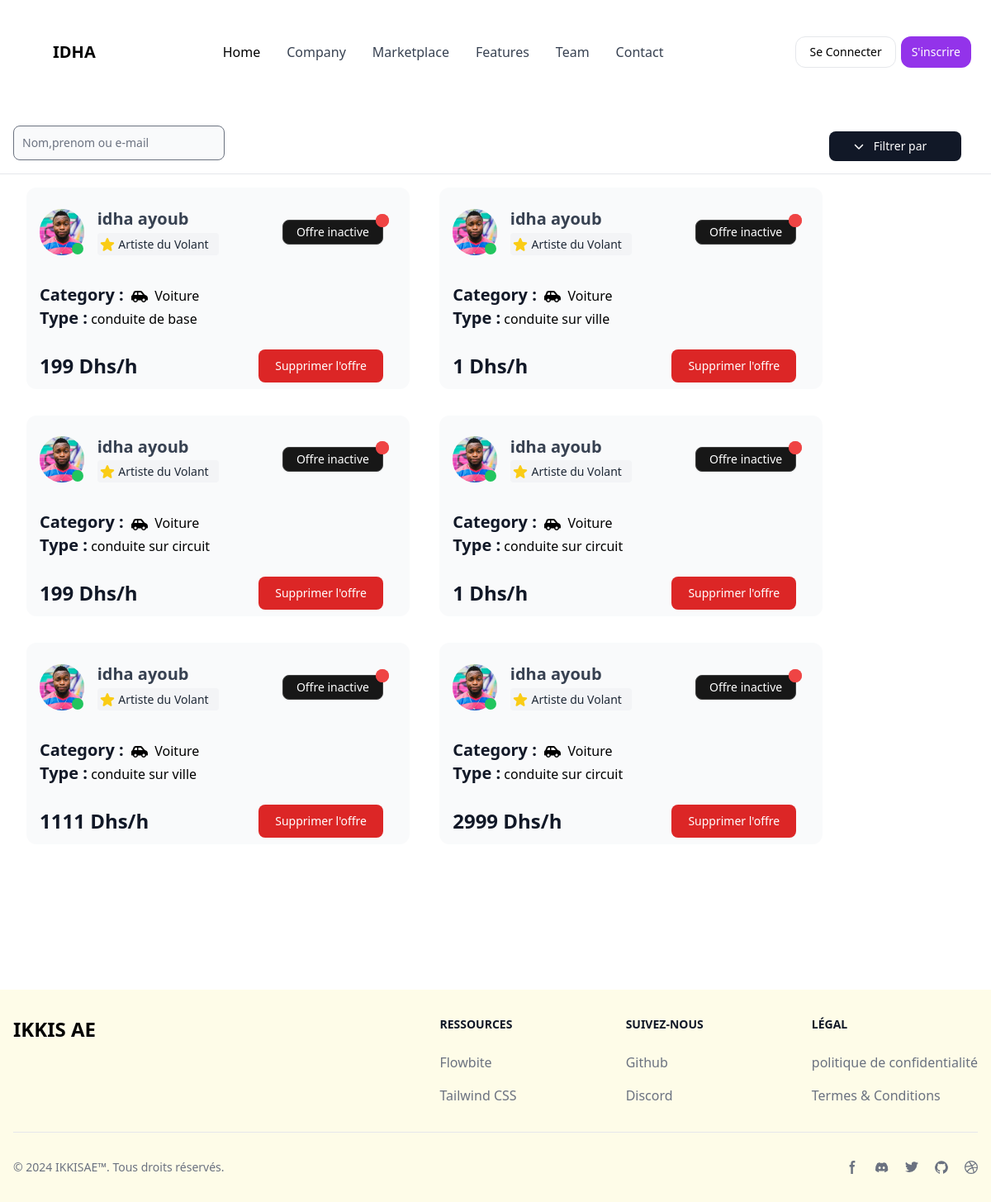
Page /driving_offers on the earlier database version.
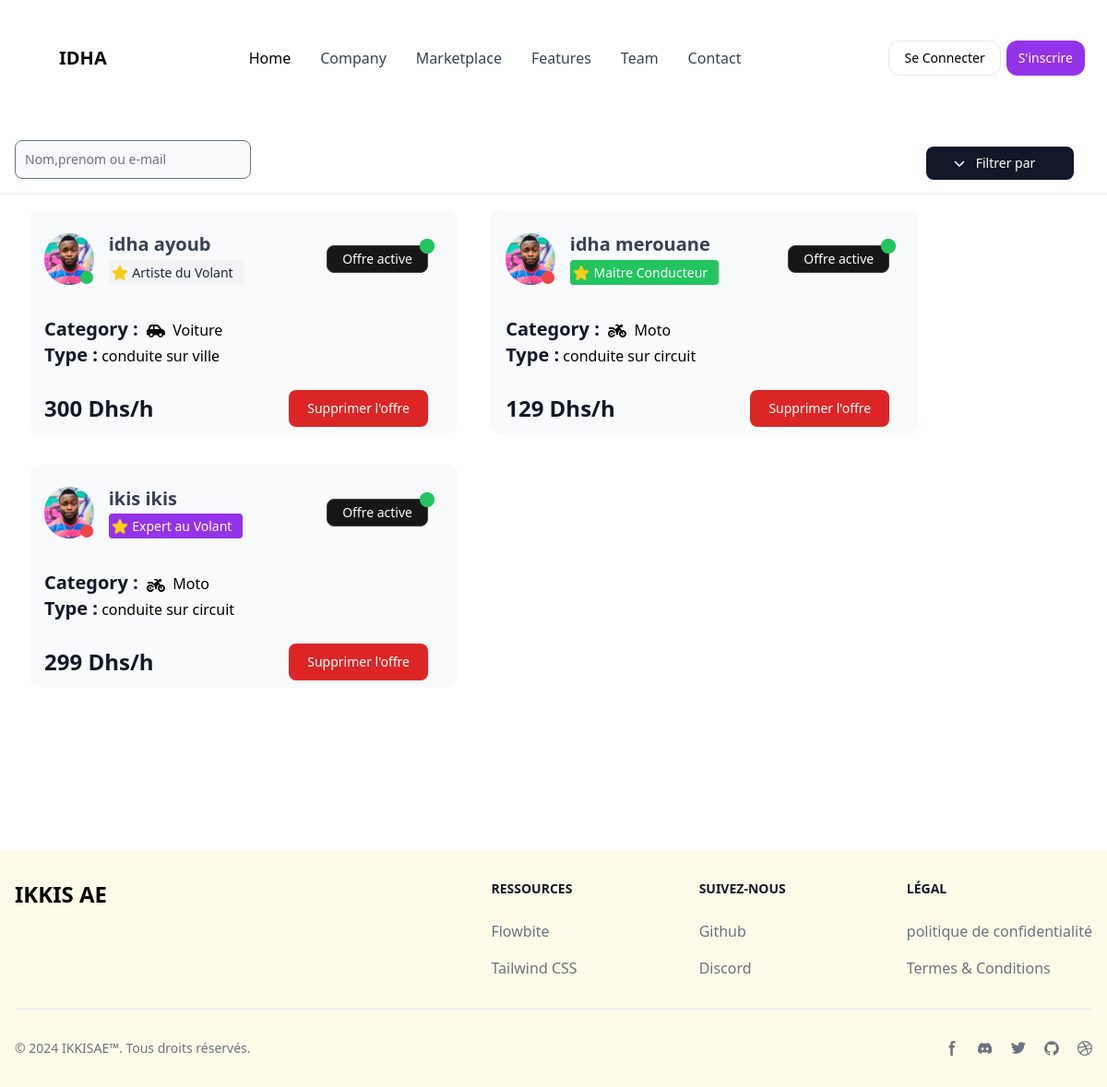
Same page on the later database version.
### app/models.py (models this page shows, shortened)
class Driving_offer(models.Model):
    conduite_de_base='conduite de base'
    conduite_sur_ville='conduite sur ville'
    conduite_sur_circuit='conduite sur circuit'
    driving_offer_CHOICES=[
        (conduite_de_base,'conduite de base'),
        (conduite_sur_ville,'conduite sur ville'),
        (conduite_sur_circuit,'conduite sur circuit'),
    ]
    driver=models.ForeignKey(Driver,on_delete=models.CASCADE,null=True)
    offer_type=models.CharField(max_length=30,choices=driving_offer_CHOICES)
    price_per_hour=models.IntegerField(null=True)
    is_active=models.BooleanField(null=True,default=False)

class Driver(models.Model):
    CAR = 'Voiture'
    MOTO = 'Moto'
    POIDS_LOURD = 'Poids Lourd'
    VEHICLE_CHOICES = [
        (CAR ,'Voiture'),
        (MOTO ,'Moto'),
        (POIDS_LOURD ,'Poids lourd'),
    ]
    Artiste_du_Volant='Artiste du Volant'
    Maitre_Conducteur='Maitre Conducteur'
    Expert_au_Volant='Expert au Volant'
    LEVEL_CHOICES=[
        (Artiste_du_Volant, 'Artiste du Volant'),
        (Maitre_Conducteur, 'Maitre Conducteur'),
        (Expert_au_Volant, 'Expert au Volant'),
    ]
    user=models.OneToOneField(User,on_delete=models.CASCADE,null=True)
    level=models.CharField(max_length=20,choices=LEVEL_CHOICES,null=True)
    is_driver=models.BooleanField(null=True)
    vehicle = models.CharField(max_length=20, choices=VEHICLE_CHOICES,null=True)

class User_otherfields(models.Model):
    user=models.OneToOneField(User,on_delete=models.CASCADE,null=True)
    profile_image=models.ImageField(upload_to="static" , null=True)
    cni=models.CharField(max_length=10,blank=True)

### sfe/views.py (the view)
# urls.py: path('driving_offers',views.driving_offers,name="driving_offers"),
def driving_offers(request):
    driving_offers=Driving_offer.objects.all()
    context={
        'driving_offers':driving_offers,
    }
    return render(request,"main/driving_offers.html",context)

### templates/main/driving_offers.html (shortened to what this page needs)
{% extends 'base.html' %}
{% block content %}
<div class="px-4 bg-white block sm:flex items-center justify-between border-b border-gray-200 lg:mt-1.5">
  <div class="w-full mb-1">
          {% include "msg/msg.html" %}
      <div class="sm:flex">
          <div class="items-center  mb-3 w-96 ">
              <form class="lg:pr-3" action="search_user" method="GET">
              <div class="relative mt-1 lg:w-64 xl:w-96">
                  <input type="text" name="search_input" id="search_input" class="bg-gray-50  text-gray-900 sm:text-sm rounded-lg focus:ring-primary-500 focus:border-primary-500 block w-full p-2.5" placeholder="Nom,prenom ou e-mail">
              </div>
              </form>
          </div>
          <div class="flex items-center ml-auto space-x-2 sm:space-x-3">
              <button id="dropdownActionButton" data-dropdown-toggle="dropdownAction" class="bg-gray-900 w-40 inline-flex items-center justify-center   py-2 text-sm font-medium text-center text-white rounded-lg bg-primary-700 hover:bg-primary-800 px-2">
              <p class="px-3">Filtrer par</p>
              </button>
          </div>
      </div>
  </div>
</div>
{% for i in driving_offers  %}
                            <div
                            class="inline-block my-4  sm:w-[38rem] md:w-[48rem] lg:w-[29rem] max-w-[36rem] ml-8  rounded-xl bg-gray-50 px-4 py-2  z-10 ">
                            <div
                              class="relative flex items-center gap-4 pt-0 pb-8 mx-0 mt-4 overflow-hidden text-gray-700  shadow-none   z-10">
                                <div class="relative inline-flex">
                                  <img
                                    src="{{i.driver.user.user_otherfields.profile_image.url}}"
                                    alt="profile picture"
                                    class="inline-block relative object-cover object-center !rounded-full w-16 h-14 " />
                                    {% if i.driver.user.is_active is True %}
                                    <span
                                    class="absolute min-w-[14px] min-h-[14px] rounded-full py-1 px-1 text-xs font-medium content-[''] leading-none grid place-items-center bottom-[14%] right-[14%] translate-x-2/4 translate-y-2/4 bg-green-500 text-white">
                                  </span>
                                  {% else %}
                                  <span
                                  class="absolute min-w-[14px] min-h-[14px] rounded-full py-1 px-1 text-xs font-medium content-[''] leading-none grid place-items-center bottom-[14%] right-[14%] translate-x-2/4 translate-y-2/4 bg-red-500 text-white">
                                </span>
                                    {% endif %}
                                </div>
                              <div class="flex w-full flex-col gap-0.5">
                                <div class="flex items-center justify-between">
                                  <h5
                                    class="block font-sans text-xl antialiased font-semibold leading-snug tracking-normal text-blue-gray-900">
                                    {{i.driver.user.last_name}} {{i.driver.user.first_name}}<br>
                                    {% if i.driver.level == 'Artiste du Volant' %}
                                    <div class=" text-base font-medium text-gray-900 whitespace-nowrap my-1">
                                     <span class="bg-gray-100 text-gray-800 text-sm font-medium me-2 py-1 pr-1 pl-0.5 rounded  ">
                                             <p class="me-2 inline-block ">Artiste du Volant</p>
                                     </span>
                                   </div>
                                   {% elif i.driver.level == 'Maitre Conducteur' %}
                                   <div class=" text-base font-medium text-gray-900 whitespace-nowrap my-1">
                                     <span class="bg-green-500 text-white text-sm font-medium me-2 py-1 pr-1 pl-0.5 rounded  ">
                                             <p class="me-2 inline-block ">Maitre Conducteur</p>
                                     </span>
                                   </div>
                                   {% else %}
                                   <div class=" text-base font-medium text-gray-900 whitespace-nowrap my-1">
                                     <span class="bg-purple-600 text-white text-sm font-medium me-2 py-1 pr-1 pl-0.5 rounded  ">
                                             <p class="me-2 inline-block ">Expert au Volant</p>
                                     </span>
                                   </div>
                                    {% endif %}
                                  </h5>
                                  <div class="flex items-center gap-0 ">
                                    {% if i.is_active is True %}
                                    <button type="button" class="m-1 ms-0 mr-4 relative py-1 px-4 inline-flex items-center gap-x-2 text-sm font-medium rounded-lg border  shadow-sm disabled:opacity-50 bg-neutral-900 border-neutral-700 text-white hover:bg-neutral-800 z-50">
                                        <a  class="hover:opacity-0">Offre active</a>
                                     <span class="flex absolute top-0 end-0 -mt-2 -me-2">
                                       <span class="relative inline-flex text-xs bg-green-500 text-white rounded-full py-2 px-2">
                                       </span>
                                     </span>
                                   </button>
                                   {% else %}
                                   <button type="button" class="m-1 ms-0 mr-4 relative py-1 px-4 inline-flex items-center gap-x-2 text-sm font-medium rounded-lg border  shadow-sm disabled:opacity-50 bg-neutral-900 border-neutral-700 text-white hover:bg-neutral-800 z-50">
                                    <a  class="hover:opacity-0">Offre inactive</a>
                                 <span class="flex absolute top-0 end-0 -mt-2 -me-2">
                                   <span class="relative inline-flex text-xs bg-red-500 text-white rounded-full py-2 px-2">
                                   </span>
                                 </span>
                               </button>
                                    {% endif %}
                                  </div>
                                </div>
                              </div>
                            </div>
                            <div class="p-0 mb-6">
                              <p class="inline-block text-xl font-bold text-gray-900">Category :&nbsp;  </p>
                              <div class="inline-block">
                                <p class="block font-sans text-base antialiased font-light leading-relaxed text-inherit">
                                  <p class="block font-sans text-base antialiased font-light leading-relaxed text-blue-gray-900">
                                    {% if i.driver.vehicle == "Voiture" %}
                                    <td class="text-base font-medium text-gray-900 whitespace-nowrap ">
                                      Voiture
                                    </td>
                                    {% elif  i.driver.vehicle == 'Moto' %}
                                    <td class="text-base font-medium text-gray-900 whitespace-nowrap ">
                                      Moto
                                    </td>
                                    {% endif %}
                               </p>
                                </p>
                              </div>
                              <p class="block font-sans text-base antialiased font-light leading-relaxed text-inherit">
                               <p class="inline-block text-xl font-bold text-gray-900">
                                  Type :
                               </p> {{i.offer_type}}
                              </p>
                            </div>
                            <div class="flex items-center justify-between">
                              <span class="text-2xl font-bold text-gray-900 ">{{i.price_per_hour}} Dhs/h</span>
                              <button  data-modal-target="popup-modal-{{i.id}}" data-modal-toggle="popup-modal-{{i.id}}" class="text-white bg-red-600 hover:bg-red-700 transition focus:ring-4 focus:outline-none mr-4 font-medium rounded-lg text-sm px-5 py-2.5 text-center ">Supprimer l'offre</button>
                            </div>
                          </div>
                            {% endfor %}
{% endblock %}

Differences in the rows shown:
removed Driving_offer: driver.user.user_otherfields.profile_image (picture), driver.user.last_name "idha", driver.user.first_name "ayoub", shows "Artiste du Volant", is_active "Offre inactive", shows "Voiture", offer_type "conduite de base", price_per_hour "199"
removed Driving_offer: driver.user.user_otherfields.profile_image (picture), driver.user.last_name "idha", driver.user.first_name "ayoub", shows "Artiste du Volant", is_active "Offre inactive", shows "Voiture", offer_type "conduite sur ville", price_per_hour "1"
removed Driving_offer: driver.user.user_otherfields.profile_image (picture), driver.user.last_name "idha", driver.user.first_name "ayoub", shows "Artiste du Volant", is_active "Offre inactive", shows "Voiture", offer_type "conduite sur circuit", price_per_hour "199"
removed Driving_offer: driver.user.user_otherfields.profile_image (picture), driver.user.last_name "idha", driver.user.first_name "ayoub", shows "Artiste du Volant", is_active "Offre inactive", shows "Voiture", offer_type "conduite sur circuit", price_per_hour "1"
removed Driving_offer: driver.user.user_otherfields.profile_image (picture), driver.user.last_name "idha", driver.user.first_name "ayoub", shows "Artiste du Volant", is_active "Offre inactive", shows "Voiture", offer_type "conduite sur ville", price_per_hour "1111"
removed Driving_offer: driver.user.user_otherfields.profile_image (picture), driver.user.last_name "idha", driver.user.first_name "ayoub", shows "Artiste du Volant", is_active "Offre inactive", shows "Voiture", offer_type "conduite sur circuit", price_per_hour "2999"
added Driving_offer: driver.user.user_otherfields.profile_image (picture), driver.user.last_name "idha", driver.user.first_name "ayoub", shows "Artiste du Volant", is_active "Offre active", shows "Voiture", offer_type "conduite sur ville", price_per_hour "300"
added Driving_offer: driver.user.user_otherfields.profile_image (picture), driver.user.last_name "idha", driver.user.first_name "merouane", shows "Maitre Conducteur", is_active "Offre active", shows "Moto", offer_type "conduite sur circuit", price_per_hour "129"
added Driving_offer: driver.user.user_otherfields.profile_image (picture), driver.user.last_name "ikis", driver.user.first_name "ikis", shows "Expert au Volant", is_active "Offre active", shows "Moto", offer_type "conduite sur circuit", price_per_hour "299"
